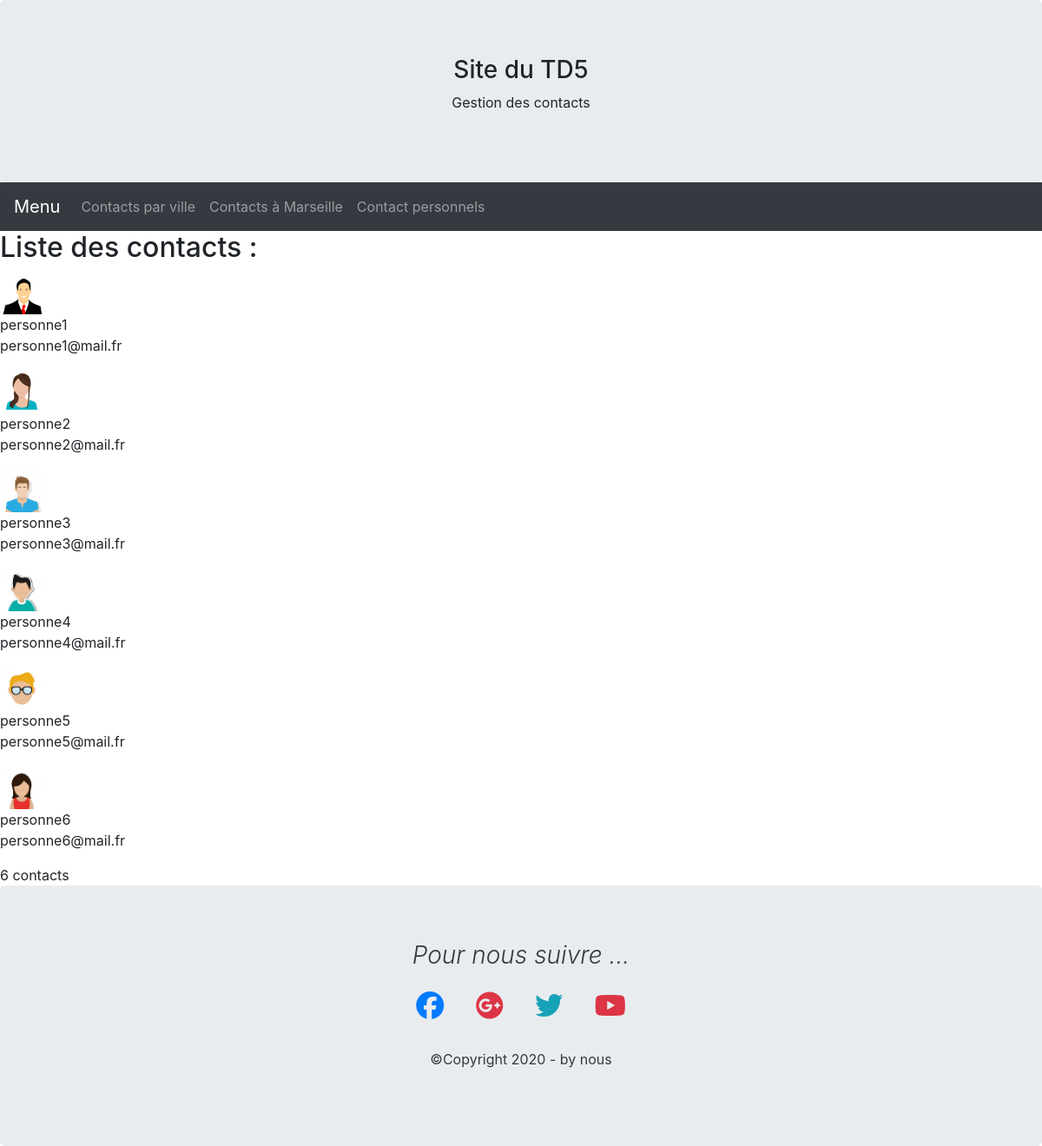
The app's page /vueContacts.php with its own data.
### tables this page shows
CREATE TABLE contact
(id INT NOT NULL AUTO_INCREMENT,
nom VARCHAR(30) NOT NULL,
mail VARCHAR(50),
photo VARCHAR(30),
idEntreprise int,
PRIMARY KEY (id),
FOREIGN KEY (idEntreprise) REFERENCES entreprise(id)
);

### vueContacts.php (the view, shortened to what this page needs)
<?php
include "connectBdd.php";
echo "<h2>Liste des contacts : </h2>";
$sql = "SELECT * FROM contact";
try{
    $resultat = $cnx->query($sql);
    $tabloResultat=$resultat->fetchAll(PDO::FETCH_ASSOC);
    $cpt = 0;
    foreach($tabloResultat as $ligne) {
        echo "<p><img src =".$ligne["photo"]." width = 50><br>";
        echo $ligne["nom"]."<br>";
        echo $ligne["mail"]."<br></p>";
        $cpt ++;
    }
    echo $cpt." contacts";
}
catch(PDOException $e) {
    echo"ERREUR PDO " . $e->getMessage();
    }
?>

### records on screen
contact: photo (picture), nom "personne1", mail "personne1@mail.fr"
contact: photo (picture), nom "personne2", mail "personne2@mail.fr"
contact: photo (picture), nom "personne3", mail "personne3@mail.fr"
contact: photo (picture), nom "personne4", mail "personne4@mail.fr"
contact: photo (picture), nom "personne5", mail "personne5@mail.fr"
contact: photo (picture), nom "personne6", mail "personne6@mail.fr"

### other values on screen
$cpt "6"
